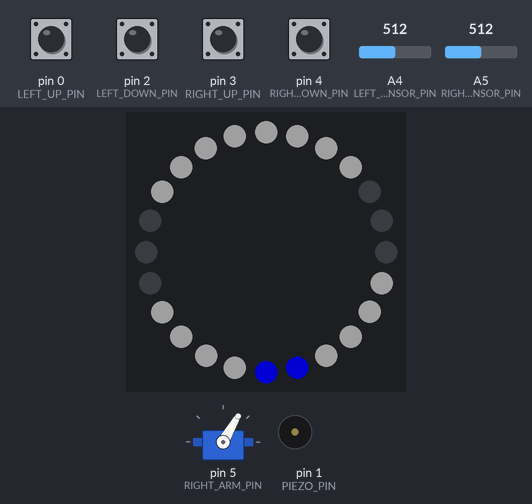
The sketch below on a simulated Arduino Uno, built with avr-gcc and run on an emulated ATmega328P. On the bench: 24 RGB LEDs in a ring, first at the top, clockwise, servo, buzzer (waves = sounding). The inputs (shaded band) are chosen by the test bench; at power-on: pin 0 (LEFT_UP_PIN), pin 2 (LEFT_DOWN_PIN), pin 3 (RIGHT_UP_PIN), pin 4 (RIGHT_DOWN_PIN) HIGH, A4 (LEFT_SENSOR_PIN) = 512, A5 (RIGHT_SENSOR_PIN) = 512. Dim RGB values are drawn brighter than linear; random numbers use the default seed unless the sketch sets one.

Above: at 5.8 s.
5.9 s: pin 0 (LEFT_UP_PIN) pulled LOW for 0.15 s
At 7.8 s:
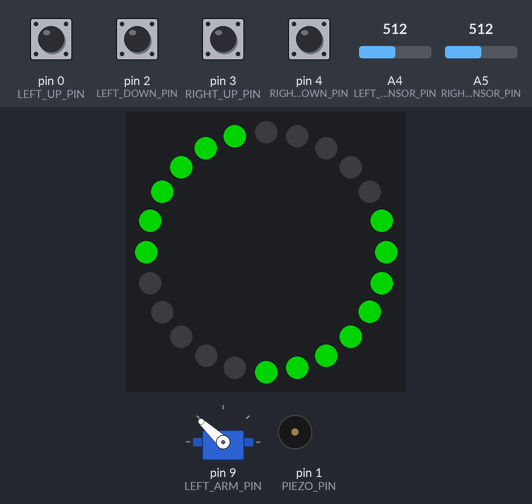
8.2 s: A4 (LEFT_SENSOR_PIN) set to 523
At 9.3 s:
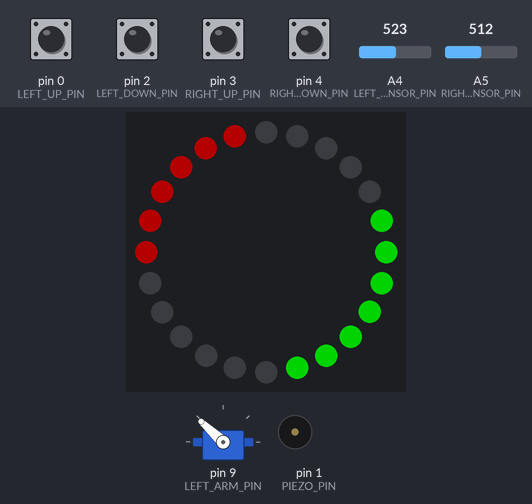
9.7 s: A5 (RIGHT_SENSOR_PIN) set to 522
At 10.2 s:
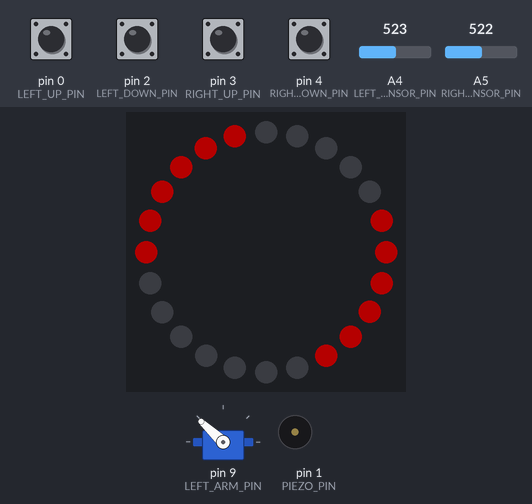
Timing chart, 0 to 12.7 s (numbered marks = the images above; inputs shaded):
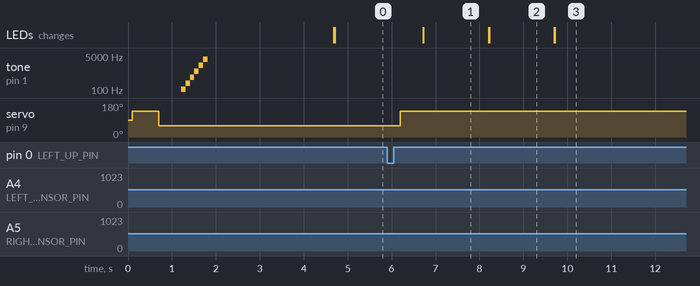

The sketch:

TeaBotDuo.ino
```cpp
//#define COMISSIONING

#include "config.h"
#include "sensors.h"
#include "actors.h"
#include "state.h"

long remaining   [NUM_SIDES] = {LEFT_DEFAULT, RIGHT_DEFAULT};
long defaultValue[NUM_SIDES] = {LEFT_DEFAULT, RIGHT_DEFAULT};
long startTime   [NUM_SIDES] = {0, 0};
long endTime     [NUM_SIDES] = {0, 0};

void calcRemaining(byte side) {
  remaining[side] = endTime[side]-millis();
}

boolean isTeaReady(byte side) {
  return (remaining[side]<=0);
}

void processSide(byte side) {
  boolean keyHit = false;

  if ((getState(side)==IDLE) || (getState(side)==SELECT_TIME) || (getState(side)==TEA_READY) ) {
    keyHit = adjust(side, remaining[side]);
  }

  if (keyHit) {
    noteActivity();
    if ((IDLE == getState(side)) || (TEA_READY == getState(side))) {
      for (byte s=0; s<NUM_SIDES; s++) {
        setState(s, SELECT_TIME);
      }
      remaining[side] = defaultValue[side];
    } // no else
    ensureArmLow(side);
  } // no else

  if (getState(side) == COUNT_DOWN) {
    calcRemaining(side);
  } // no else

  if (isSuddenRaise(side) && (getState(side)==SELECT_TIME)) {
    noteActivity();
    setState(side, COUNT_DOWN);
    startTime[side] = millis();
    endTime[side]   = startTime[side] + remaining[side];
  }

  if ((getState(side)==COUNT_DOWN) && isTeaReady(side)) {
    setState(side, TEA_READY);
    raiseArm(side);
    soundSignal();
  }
}

long getStateColor(int state) {
  long result = 0;

  switch (state) {
    case IDLE:
    case SELECT_TIME:
      result = SELECT_COLOR;
      break;
    case COUNT_DOWN:
      result = COUNT_COLOR;
      break;
    case TEA_READY:
      result = READY_COLOR;
      break;
  }
  return result;
}

void showRemaining() {
  for (byte side=0; side<NUM_SIDES; side++) {
    drawCountDown(side, remaining[side], getStateColor(getState(side)));
  }

  showAll();
}

void setupPins() {
  pinMode(LEFT_UP_PIN,    INPUT_PULLUP);
  pinMode(LEFT_DOWN_PIN,  INPUT_PULLUP);
  pinMode(RIGHT_UP_PIN,   INPUT_PULLUP);
  pinMode(RIGHT_DOWN_PIN, INPUT_PULLUP);

  pinMode(PIEZO_PIN,      OUTPUT);
  pinMode(LEFT_ARM_PIN,   OUTPUT);
  pinMode(RIGHT_ARM_PIN,  OUTPUT);
}

void setup() {
  setupPins();
  setupLeds();
  setupArms();
  setupState();
  setupSensors();

  soundSignal();
  glowEyes();
#ifdef COMISSIONING
  Serial.begin(9600);
#endif
}

long debug = LEFT_DEFAULT;

void useWhenBuilding(byte side) {
  boolean keyHit = false;

  keyHit = adjust(side, debug);

  drawCountDown(side, debug, 0x00ff00);
  showAll();
  raiseArm(side);
  delay(500);

  drawCountDown(side, debug, 0xff0000);
  showAll();
  lowerArm(side);
  delay(500);

#ifdef COMISSIONING
  Serial.println(20*keyHit + readTemp(side));
#endif
}

void loop() {

#ifdef COMISSIONING

  //useWhenBuilding(LEFT);
  useWhenBuilding(RIGHT);

#else

  for (byte side=0; side <NUM_SIDES; side++) {
    processSide(side);
  }

  if (isActive()) {
    showRemaining();
  } else {
    animateEyes();
  }

#endif
}
```

actors.cpp
```cpp
#include <Adafruit_NeoPixel.h>
#include <Servo.h>

#include "actors.h"

Adafruit_NeoPixel leds = Adafruit_NeoPixel(NUM_LEDS, LED_PIN, NEO_GRB + NEO_KHZ800);
Servo servo;

int armPin      [NUM_SIDES] = {LEFT_ARM_PIN,   RIGHT_ARM_PIN  };
int armLimitDown[NUM_SIDES] = {LEFT_ARM_LOWER, RIGHT_ARM_LOWER};
int armLimitUp  [NUM_SIDES] = {LEFT_ARM_UPPER, RIGHT_ARM_UPPER};

int ledOffset   [NUM_SIDES] = {OFFSET_LEFT,    OFFSET_RIGHT   };
int ledRotation [NUM_SIDES] = {ROTATION_LEFT,  ROTATION_RIGHT };

void setupLeds() {
  leds.begin();
  leds.setBrightness(BRIGHTNESS);
  leds.show();
}

void setupArms() {
  for (byte side=0; side<NUM_SIDES; side++) {
    ensureArmLow(side);
  }
}

void moveArm(int pin, int from, int to) {
  servo.attach(pin);
  delay(ARM_DELAY);
  for (int i=0; i<=ARM_STEPS; i++) {
    servo.write(map(i, 0, ARM_STEPS, from, to));
    delay(ARM_DELAY);
  }
  delay(ARM_DELAY_LONG);
  servo.detach();
}

void ensureArmLow(byte side) {
  servo.attach(armPin[side]);
  delay(ARM_DELAY);
  servo.write(armLimitDown[side]);
  delay(ARM_DELAY_LONG);
  servo.detach();
}

void lowerArm(byte side) {
  moveArm(armPin[side], armLimitUp[side], armLimitDown[side]);
}

void raiseArm(byte side) {
  moveArm(armPin[side], armLimitDown[side], armLimitUp[side]);
}

void soundSignal() {
  int freq = 110;

  for (int i=0; (i<6); i++) {
    tone(PIEZO_PIN, freq);
    delay(TONE_DELAY);
    noTone(PIEZO_PIN);
    freq += freq;
  }
  digitalWrite(PIEZO_PIN, LOW);
}

void setAllLedsToColor(long color) {
  for (int l=0; l<NUM_LEDS; l++) {
    leds.setPixelColor(l, color);
  }
}

void glowEyes() {
  for (int j=0; j<3; j++) {
    for (int i=0; i<256; i++) {
      setAllLedsToColor((long)i<<16);
      showAll();
    }
    for (int i=255; i>=0; i--) {
      setAllLedsToColor((long)i<<16);
      showAll();
    }
  }
}


void drawCountDown(byte side, long ms, long color) {
  int numLedsOn;

  numLedsOn = (ms/MS_PER_LED)+1;

  for (int i=0; (i<numLedsOn); i++) {
    leds.setPixelColor(ledOffset[side]+(ledRotation[side]+i)%LEDS_PER_RING, color);
  }

  for (int i=numLedsOn; (i<LEDS_PER_RING); i++) {
    leds.setPixelColor(ledOffset[side]+(ledRotation[side]+i)%LEDS_PER_RING, BACKGND_COLOR);
  }
}

void showAll() {
  leds.show();
}

long eyeTicks = 1;
int  dir      = 6;

void drawPupil(int dir){
  for (byte side=0; side<NUM_SIDES; side++) {
    leds.setPixelColor(ledOffset[side]+(ledRotation[side]+dir)%LEDS_PER_RING, EYE_COLOR);
  }
}

void drawLid(int from, int to){
  for (byte side=0; side<NUM_SIDES; side++) {
    for (int i=from; i<=to; i++) {
      leds.setPixelColor(ledOffset[side]+(ledRotation[side]+i)%LEDS_PER_RING, LID_COLOR);
    }
  }
}

void drawClosingLid(long tick){
  if (tick<6) {
    drawLid(10-tick, 14+tick);
  } else {
    drawLid(   tick, 24-tick);
  }
}

long animateEyes() {
  int newDir;

  if (0==random(1000)) {
    newDir = 5+random(3);
    if (abs(dir-newDir)<2) {
      dir = newDir;
    } // no else
  } // no else

  setAllLedsToColor(BALL_COLOR);
  drawPupil(dir);

  if (eyeTicks<11) {
    drawClosingLid(eyeTicks);
  } else {
    drawLid(11, 13);
  }

  if (eyeTicks == 0) {
    eyeTicks = 200+random(50);
  } // no else

  showAll();

  eyeTicks--;
}
```

actors.h
```cpp
#ifndef __ACTORS_H__
#define __ACTORS_H__

#include <Arduino.h>
#include "config.h"

//                        RRGGBB
#define EYE_COLOR     0x000000ff
#define LID_COLOR     0x00000000
#define BALL_COLOR    0x003f3f3f
#define BACKGND_COLOR 0x00000000
#define SELECT_COLOR  0x0000ff00
#define COUNT_COLOR   0x007f0000
#define READY_COLOR   0x000000ff

#define BRIGHTNESS          0x7f

#define TONE_DELAY           100

void setupLeds();
void setupArms();

void ensureArmLow(byte side);
void lowerArm(byte side);
void raiseArm(byte side);

void soundSignal();

void glowEyes();
long animateEyes();
void drawCountDown(byte side, long ms, long color);
void showAll();

#endif
```

sensors.cpp
```cpp
#include "sensors.h"

int pinUp    [NUM_SIDES] = {LEFT_UP_PIN,     RIGHT_UP_PIN    };
int pinDown  [NUM_SIDES] = {LEFT_DOWN_PIN,   RIGHT_DOWN_PIN  };
int pinSensor[NUM_SIDES] = {LEFT_SENSOR_PIN, RIGHT_SENSOR_PIN};

long lastTime;
int  history[NUM_SIDES][HISTORY_SIZE];

void setupSensors() {
  int value;

  for (byte side=0; side<NUM_SIDES; side++) {
    value = readTemp(side);
    for (int i=0; i<HISTORY_SIZE; i++) {
      history[side][i] = value;
    }
  }
}

boolean adjust(byte side, long &value) {
  boolean result = false;
  long    begin  = value;

  if (LOW == digitalRead(pinUp[side])) {
    value = min(MAX_VALUE, value+MS_PER_LED);
    result = true;
  } else if (LOW == digitalRead(pinDown[side])) {
    value = max(MIN_VALUE, value-MS_PER_LED);
    result = true;
  }

  if (begin != value) {
    delay(200);
  }

  return result;
}

int readTemp(byte side) {
  int sum = 0;

  for (int i=0; i<MEAS_ROW_SIZE; i++) {
    sum += analogRead(pinSensor[side]);
  }

  return sum/MEAS_ROW_SIZE;
}

boolean isSuddenRaise(byte side) {
  boolean result = false;
  int     temp;
  long    now;

  temp = readTemp(side);

  if (temp > history[side][HISTORY_SIZE-1]+1) {
    result = true;
  }

  now = millis();

  if (now > lastTime+HISTORY_DELTA) {
    for (int i=0; i<HISTORY_SIZE-1; i++) {
      history[side][i] = history[side][i+1];
    }

    history[side][HISTORY_SIZE-1] = temp;
    lastTime = now;
  }

  return result;
}
```

sensors.h
```cpp
#ifndef __SENSORS_H__
#define __SENSORS_H__

#include <Arduino.h>
#include "config.h"

#define MEAS_ROW_SIZE    50
#define HISTORY_SIZE     10
#define HISTORY_DELTA  2000  // store a value each 2 sec

void    setupSensors();
boolean adjust(byte side, long &value);
int     readTemp(byte side);
void    resetSuddenRaise();
boolean isSuddenRaise(byte side);

#endif
```

state.cpp
```cpp
#include "state.h"

int state[NUM_SIDES];

long lastActivity = -STAY_ACTIVE;

void setupState() {
  for (byte side=0; side<NUM_SIDES; side++) {
    setState(side,  IDLE);
  }
}

int getState(byte side) {
  return state[side];
}

void setState(byte side, int newState) {
  state[side] = newState;
}

void noteActivity() {
  lastActivity = millis();
}

boolean isActive() {
  boolean result;

  result = lastActivity+(long)STAY_ACTIVE > millis();

  if (!result) {
    for (byte side=0; side<NUM_SIDES; side++) {
      setState(side,  IDLE);
    }
  }

  return result;
}
```

state.h
```cpp
#ifndef __STATE_H__
#define __STATE_H__

#include <Arduino.h>
#include "config.h"

#define IDLE          0
#define SELECT_TIME   1
#define COUNT_DOWN    2
#define TEA_READY     3

void setupState();

int  getState(byte side);
void setState(byte side, int state);

void    noteActivity();
boolean isActive();

#endif
```

config.h
```cpp
#ifndef __CONFIG_H__
#define __CONFIG_H__

#include <Arduino.h>

#define LEFT                       0
#define RIGHT                      1
#define NUM_SIDES                  2

#define MS_PER_LED     ((long)60000)         //  1 min
#define MIN_VALUE     (MS_PER_LED*0)         //  0 min
#define MAX_VALUE    (MS_PER_LED*11)         // 11 min
#define LEFT_DEFAULT  ((long)360000)         //  6 min      Maybe you want to use different
#define RIGHT_DEFAULT ((long)360000)         //  6 min      values for both sides?
#define STAY_ACTIVE   ((long)900000)         // 15 min


#define LED_PIN                    7
#define NUM_LEDS                  24
#define NUM_RINGS          NUM_SIDES

#define LEFT_ARM_PIN               9
#define RIGHT_ARM_PIN              5

#define LEFT_ARM_LOWER           137          // depending on how you
#define LEFT_ARM_UPPER            50          // mounted the arms, their
#define RIGHT_ARM_LOWER           60          // values for lower and upper
#define RIGHT_ARM_UPPER          148          // position need adjustment

#define ARM_DELAY                100
#define ARM_DELAY_LONG (5*ARM_DELAY)
#define ARM_STEPS                 10

#define LEFT_SENSOR_PIN           A4
#define RIGHT_SENSOR_PIN          A5

#define LEFT_UP_PIN                0
#define LEFT_DOWN_PIN              2
#define RIGHT_UP_PIN               3
#define RIGHT_DOWN_PIN             4

#define PIEZO_PIN                  1

#define LEDS_PER_RING  (NUM_LEDS/NUM_RINGS)

#define OFFSET_LEFT         LEDS_PER_RING     // depending on how
#define OFFSET_RIGHT               0          // you wired and
#define ROTATION_LEFT              6          // glued the LED rings
#define ROTATION_RIGHT             5          // these 4 values need to be adjusted

#endif
```

Measured:
- the behaviour switches between 513 and 514 on A4 (LEFT_SENSOR_PIN) (found by bisection; images 1 and 2)
- the behaviour switches between 513 and 514 on A5 (RIGHT_SENSOR_PIN) (found by bisection; images 2 and 3)
- after the input at 5.9 s, servo on pin 9 (LEFT_ARM_PIN): 60° → 137° after 0.30 s
- after the input at 8.2 s, the LEDs: first change at once (image 2 shows a later state)
- after the input at 9.7 s, the LEDs: first change at once (image 3 shows a later state)
